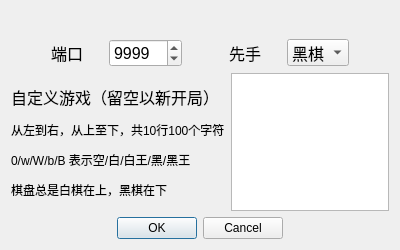
<?xml version="1.0" encoding="UTF-8"?>
<ui version="4.0">
 <class>CreateDialog</class>
 <widget class="QWidget" name="CreateDialog">
  <property name="geometry">
   <rect>
    <x>0</x>
    <y>0</y>
    <width>400</width>
    <height>250</height>
   </rect>
  </property>
  <property name="minimumSize">
   <size>
    <width>400</width>
    <height>250</height>
   </size>
  </property>
  <property name="maximumSize">
   <size>
    <width>400</width>
    <height>250</height>
   </size>
  </property>
  <property name="windowTitle">
   <string>创建新游戏</string>
  </property>
  <layout class="QVBoxLayout" name="verticalLayout_2">
   <item>
    <layout class="QVBoxLayout" name="mainLayout">
     <item>
      <layout class="QHBoxLayout" name="layoutColorSelection">
       <item>
        <widget class="QPushButton" name="blackKingButton">
         <property name="toolTip">
          <string>执黑棋</string>
         </property>
         <property name="text">
          <string/>
         </property>
         <property name="icon">
          <iconset resource="../res.qrc">
           <normaloff>:/resources/black_king.png</normaloff>:/resources/black_king.png</iconset>
         </property>
         <property name="iconSize">
          <size>
           <width>64</width>
           <height>64</height>
          </size>
         </property>
         <property name="checkable">
          <bool>true</bool>
         </property>
         <property name="flat">
          <bool>true</bool>
         </property>
        </widget>
       </item>
       <item>
        <widget class="QPushButton" name="randomKingButton">
         <property name="toolTip">
          <string>随机</string>
         </property>
         <property name="text">
          <string/>
         </property>
         <property name="icon">
          <iconset resource="../res.qrc">
           <normaloff>:/resources/random_king.png</normaloff>:/resources/random_king.png</iconset>
         </property>
         <property name="iconSize">
          <size>
           <width>64</width>
           <height>64</height>
          </size>
         </property>
         <property name="checkable">
          <bool>true</bool>
         </property>
         <property name="flat">
          <bool>true</bool>
         </property>
        </widget>
       </item>
       <item>
        <widget class="QPushButton" name="whiteKingButton">
         <property name="toolTip">
          <string>执白棋</string>
         </property>
         <property name="text">
          <string/>
         </property>
         <property name="icon">
          <iconset resource="../res.qrc">
           <normaloff>:/resources/white_king.png</normaloff>:/resources/white_king.png</iconset>
         </property>
         <property name="iconSize">
          <size>
           <width>64</width>
           <height>64</height>
          </size>
         </property>
         <property name="checkable">
          <bool>true</bool>
         </property>
         <property name="flat">
          <bool>true</bool>
         </property>
        </widget>
       </item>
      </layout>
     </item>
     <item>
      <spacer name="verticalSpacer">
       <property name="orientation">
        <enum>Qt::Vertical</enum>
       </property>
       <property name="sizeHint" stdset="0">
        <size>
         <width>20</width>
         <height>40</height>
        </size>
       </property>
      </spacer>
     </item>
     <item>
      <layout class="QHBoxLayout" name="layoutPortAndPlayerSelection">
       <item>
        <spacer name="spacerLeft">
         <property name="orientation">
          <enum>Qt::Horizontal</enum>
         </property>
         <property name="sizeHint" stdset="0">
          <size>
           <width>40</width>
           <height>20</height>
          </size>
         </property>
        </spacer>
       </item>
       <item>
        <widget class="QLabel" name="labelPort">
         <property name="font">
          <font>
           <pointsize>12</pointsize>
          </font>
         </property>
         <property name="text">
          <string>端口</string>
         </property>
        </widget>
       </item>
       <item>
        <spacer name="spacerMiddle">
         <property name="orientation">
          <enum>Qt::Horizontal</enum>
         </property>
         <property name="sizeType">
          <enum>QSizePolicy::Fixed</enum>
         </property>
         <property name="sizeHint" stdset="0">
          <size>
           <width>20</width>
           <height>20</height>
          </size>
         </property>
        </spacer>
       </item>
       <item>
        <widget class="QSpinBox" name="spinPort">
         <property name="font">
          <font>
           <pointsize>12</pointsize>
          </font>
         </property>
         <property name="minimum">
          <number>1</number>
         </property>
         <property name="maximum">
          <number>65535</number>
         </property>
         <property name="value">
          <number>9999</number>
         </property>
        </widget>
       </item>
       <item>
        <spacer name="horizontalSpacer">
         <property name="orientation">
          <enum>Qt::Horizontal</enum>
         </property>
         <property name="sizeHint" stdset="0">
          <size>
           <width>40</width>
           <height>20</height>
          </size>
         </property>
        </spacer>
       </item>
       <item>
        <widget class="QLabel" name="labelFirstPlayer">
         <property name="font">
          <font>
           <pointsize>12</pointsize>
          </font>
         </property>
         <property name="text">
          <string>先手</string>
         </property>
        </widget>
       </item>
       <item>
        <spacer name="horizontalSpacer_2">
         <property name="orientation">
          <enum>Qt::Horizontal</enum>
         </property>
         <property name="sizeType">
          <enum>QSizePolicy::Fixed</enum>
         </property>
         <property name="sizeHint" stdset="0">
          <size>
           <width>20</width>
           <height>20</height>
          </size>
         </property>
        </spacer>
       </item>
       <item>
        <widget class="QComboBox" name="comboFirstPlayer">
         <property name="font">
          <font>
           <pointsize>12</pointsize>
          </font>
         </property>
         <item>
          <property name="text">
           <string>黑棋</string>
          </property>
         </item>
         <item>
          <property name="text">
           <string>白棋</string>
          </property>
         </item>
        </widget>
       </item>
       <item>
        <spacer name="spacerRight">
         <property name="orientation">
          <enum>Qt::Horizontal</enum>
         </property>
         <property name="sizeHint" stdset="0">
          <size>
           <width>40</width>
           <height>20</height>
          </size>
         </property>
        </spacer>
       </item>
      </layout>
     </item>
     <item>
      <spacer name="verticalSpacer_2">
       <property name="orientation">
        <enum>Qt::Vertical</enum>
       </property>
       <property name="sizeHint" stdset="0">
        <size>
         <width>20</width>
         <height>40</height>
        </size>
       </property>
      </spacer>
     </item>
     <item>
      <layout class="QHBoxLayout" name="layoutPlayerSelection">
       <item>
        <spacer name="horizontalSpacer_5">
         <property name="orientation">
          <enum>Qt::Horizontal</enum>
         </property>
         <property name="sizeHint" stdset="0">
          <size>
           <width>40</width>
           <height>20</height>
          </size>
         </property>
        </spacer>
       </item>
       <item>
        <widget class="QLabel" name="labelCustomGame">
         <property name="text">
          <string>&lt;html&gt;&lt;head/&gt;&lt;body&gt;&lt;p&gt;&lt;span style=&quot; font-size:12pt;&quot;&gt;自定义游戏（留空以新开局）&lt;/span&gt;&lt;/p&gt;&lt;p&gt;从左到右，从上至下，共10行100个字符&lt;/p&gt;&lt;p&gt;0/w/W/b/B 表示空/白/白王/黑/黑王&lt;/p&gt;&lt;p&gt;棋盘总是白棋在上，黑棋在下&lt;/p&gt;&lt;/body&gt;&lt;/html&gt;</string>
         </property>
        </widget>
       </item>
       <item>
        <spacer name="horizontalSpacer_3">
         <property name="orientation">
          <enum>Qt::Horizontal</enum>
         </property>
         <property name="sizeHint" stdset="0">
          <size>
           <width>40</width>
           <height>20</height>
          </size>
         </property>
        </spacer>
       </item>
       <item>
        <widget class="QTextEdit" name="textGame">
         <property name="sizePolicy">
          <sizepolicy hsizetype="Expanding" vsizetype="Expanding">
           <horstretch>0</horstretch>
           <verstretch>0</verstretch>
          </sizepolicy>
         </property>
         <property name="font">
          <font>
           <pointsize>12</pointsize>
          </font>
         </property>
        </widget>
       </item>
       <item>
        <spacer name="horizontalSpacer_4">
         <property name="orientation">
          <enum>Qt::Horizontal</enum>
         </property>
         <property name="sizeHint" stdset="0">
          <size>
           <width>40</width>
           <height>20</height>
          </size>
         </property>
        </spacer>
       </item>
      </layout>
     </item>
     <item>
      <widget class="QDialogButtonBox" name="buttonBox">
       <property name="standardButtons">
        <set>QDialogButtonBox::Cancel|QDialogButtonBox::Ok</set>
       </property>
       <property name="centerButtons">
        <bool>true</bool>
       </property>
      </widget>
     </item>
    </layout>
   </item>
  </layout>
 </widget>
 <layoutdefault spacing="6" margin="11"/>
 <resources>
  <include location="../res.qrc"/>
 </resources>
 <connections/>
</ui>
